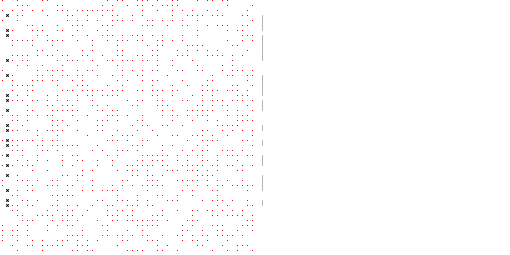
Frame 1 (no input)
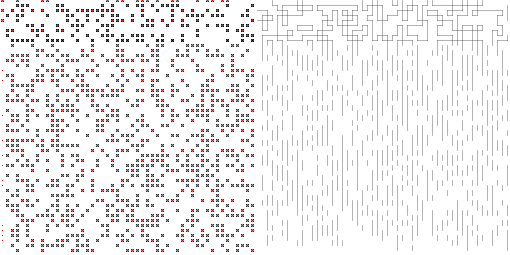
Frame 60 (the mouse pressed at the canvas centre just before this capture)
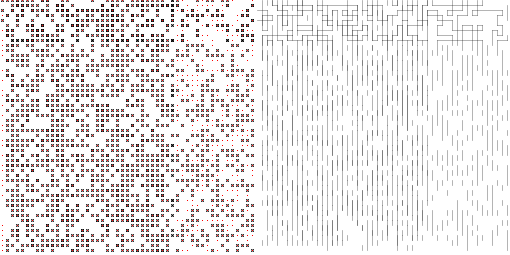
Frame 120 (the mouse held since frame 60 and released just before this capture)

The Processing sketch that drew these frames (run headless with seeded random() and noise(); from frame 60 on, the mouse is pressed at the canvas centre):

// Processing sketch: processing_63873
// ── processing_63873.pde

// Owaun Scantlebury 
//June 11 2012
boolean viewshapes = false;
boolean viewguides = false;
int w = 255;
int  h= 255;
color nowc = color(255,0,0);
int [] path = new int[h/5]; 
PImage ipath;
void setup(){
  size(510,255);
ipath=createImage(w,h,ARGB);

  int ix = 0;
  for (int x =0;x<ipath.width;x+=5){
    for (int y=0;y<ipath.height;y+=5){
  ix++;
 int k = int(random(0,10));
 if(k>5) ipath.pixels[x+ipath.width*y]=nowc;
}
}
  for (int x =0;x<path.length;x++){
   
   if(x%5==0)path[x]=7;
  }
  A= new PVector(w/2,0,0);
  B=new PVector(w/2,0,0);
for (int i =0;i<s1.length;i++){
  s1[i]=new PVector(0,0,0);
  s2[i]=new PVector(0,0,0);
  
}
background(255); 
}
int inc=0;
PVector [] s1 = new PVector[h];
PVector [] s2 = new PVector[h];
PVector A,B;
int  mode = 0;
void draw(){
  if(mode==0){
  mouseX+=5;
  mouseY=h;
  }
  if(mode==1){
    mouseX=w;
    mouseY+=5;
  }
  if(mouseY>h&& mode==1){
    mode=0;
     mouseX=0;
 mouseY=0;
  //  setup();
  // noLoop(); 
  }
  if(mouseX>w && mode == 0){
   mode=1;
   mouseX=0;
   mouseY=0;
    
  }
  inc = 0;
  //background(255); 
//  fill(255,0,0);
//  rect(0,0,w,h);
  image(ipath,2,0);
  if(mode==0){
  A= new PVector(mouseX+2,0,0);
  B= new PVector (mouseX,int(mouseY/5)*5,0);
  makebars (A,B);
  makelines();
  }
  
//  makelines();
if(mode==1){
   A= new PVector(2,mouseY,0);
  B= new PVector (int(mouseX/5)*5,mouseY,0);
  makebarsh (A,B);
  makelines2();
}
   
}


void makelines(){
  
 for (int i = 0;i<inc;i++){
    stroke(1,75);
  line(s1[i].x,s1[i].y,s2[i].x,s2[i].y);
  
 } 
}
void makelines2(){
  
 for (int i = 0;i<inc;i++){
   
   stroke(1,75);
  line(s1[i].x+2,s1[i].y,s2[i].x+2,s2[i].y);
  
 } 
}



void makebars(PVector A,PVector B){
  rectMode(CENTER);
  noFill();
  stroke(1);
  boolean hit = false;
  float lx=A.x;
  float ly = A.y;
  float lx1=A.x;
  float ly1 = A.y;
  for (int y=0;y<B.y+3;y+=5){
    pos = y/sz;
if(viewguides){
    line(A.x-3,0,A.x-3,y);
     line(A.x+3,0,A.x+3,y);
}
//     line(0,A.x-3,y);
//     line(A.x+3,0,A.x+3,y);
    color c = ipath.get(mouseX,y);

    if(c==nowc && y>=0){
      hit=!hit;
      noSmooth();
      line(A.x-1,y-1,A.x+1,y+1);
      line(A.x-1,y+1,A.x+1,y-1);
      smooth();
      if(hit==true){
        if(viewshapes) ellipse(A.x+space,y,4,4);
        s1[inc].x=A.x+space;
       s1[inc].y=y; 
        lx1 = B.x;
        ly1=B.y;
      }
      if(hit==false){
        if(viewshapes)rect(A.x+space,y,4,4);
           s2[inc].x=A.x+space;
       s2[inc].y=y;
        inc++;

      }
    }
  }
}

int pos=0;
int sz = 6;
void makebarsh(PVector A,PVector B){
  rectMode(CENTER);
  noFill();
  stroke(1);
  boolean hit = false;
  float lx=A.x;
  float ly = A.y;
  float lx1=A.x;
  float ly1 = A.y;
  for (int x=0;x<B.x+3;x+=5){
    pos = x/sz;

//    line(A.x-3,0,A.x-3,y);
//     line(A.x+3,0,A.x+3,y);
if(viewguides){
    line(0,A.y-3,x,A.y-3);
        line(0,A.y+3,x,A.y+3);
}
//     line(A.x+3,0,A.x+3,y);
    color c = ipath.get(x,mouseY);

    if(c==nowc && x>=0){
      hit=!hit;
      noSmooth();
      line(x+1,A.y-1,x+3,A.y+1);
      line(x+1,A.y+1,x+3,A.y-1);
      smooth();
      if(hit==true){
       if(viewshapes)  ellipse(x+space,A.y,4,4);
        s1[inc].x=x+space;
       s1[inc].y=A.y; 
     
      }
      if(hit==false){
      if(viewshapes)   rect(x+space,A.y,4,4);
           s2[inc].x=x+space;
       s2[inc].y=A.y;
        inc++;

      }
    }
  }
}

int space = w;

void mousePressed(){
// loop();
// background(255);
// mouseX=w;
// mouseY=0;
setup(); 
}
